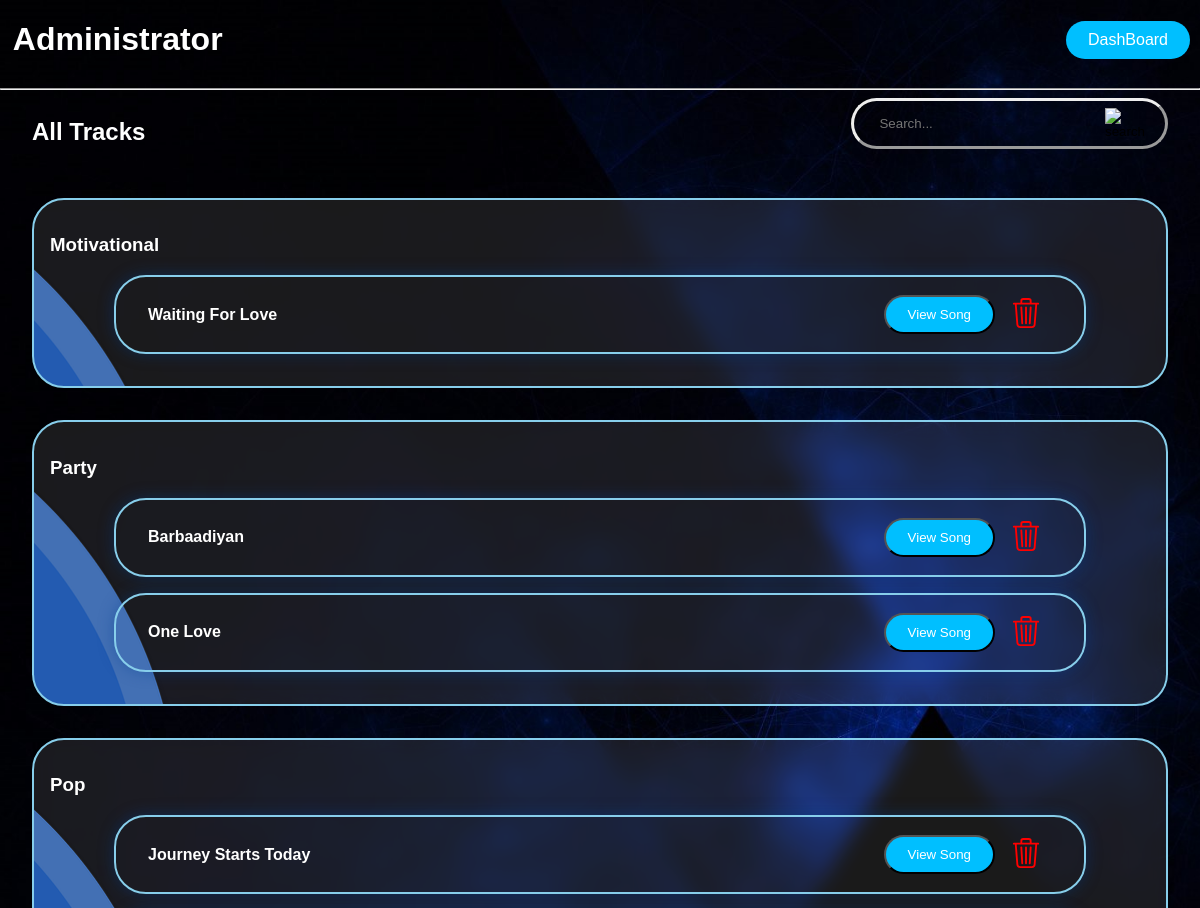
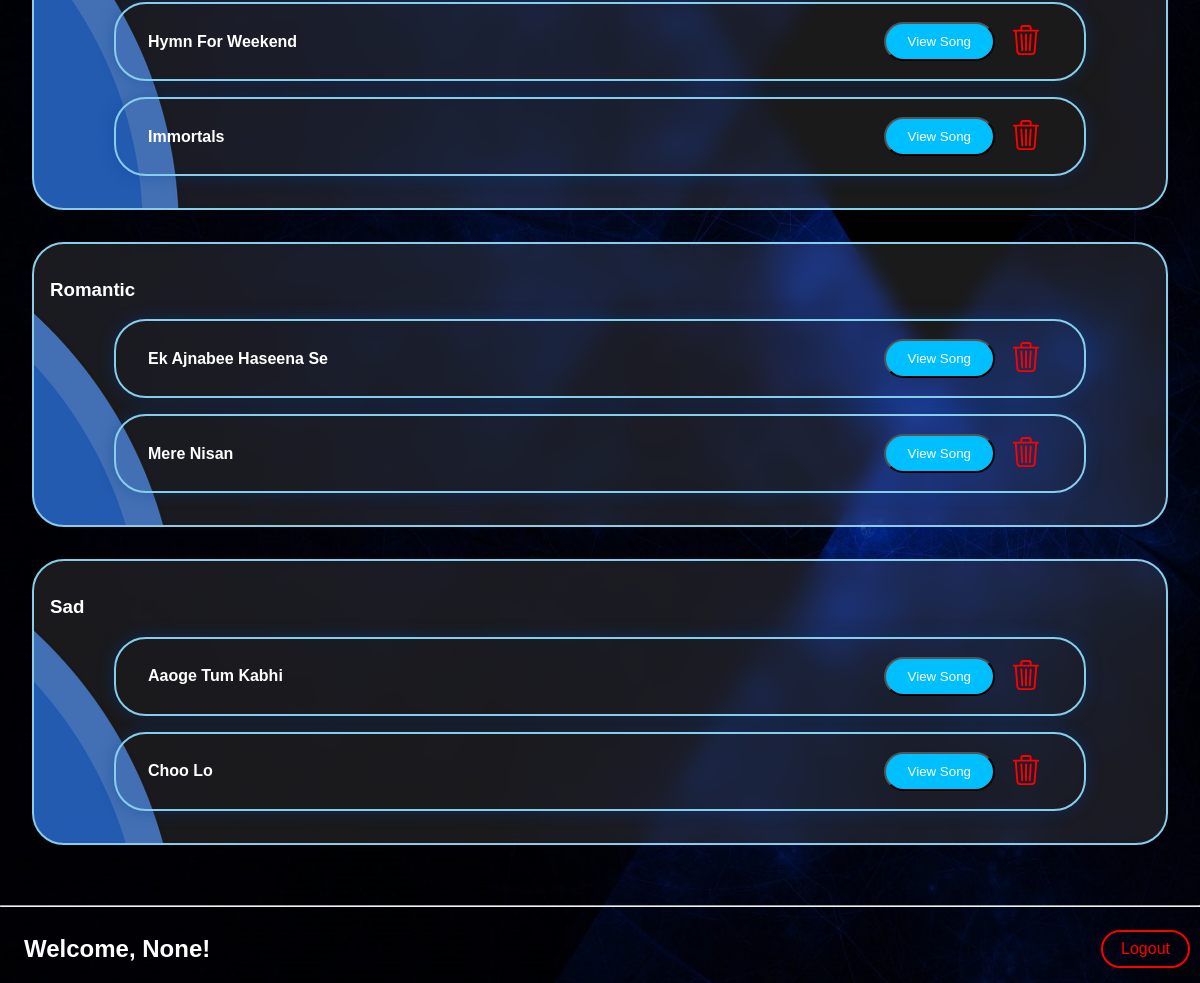
Screenshot of /admin_tracks with the database file from the repository (2 pictures, top to bottom).
### tables this page shows
CREATE TABLE "song" (
	"sid"	INTEGER,
	"title"	text,
	"singer"	text,
	"date"	text,
	"lyrics"	text,
	"duration"	number,
	"genre"	text,
	"uploader"	text,
	PRIMARY KEY("sid" AUTOINCREMENT)
);

### app.py (the view)
@app.route('/admin_tracks', methods=['GET'])
def admin_tracks():
    con= get_db_connection()
    cur=con.cursor()
    cur.execute("select genre, count(*) from song group by genre")
    gen=cur.fetchall()
    cur.execute("select title, genre from song")
    song_nm=cur.fetchall()
    con.close()
    return render_template('admin_tracks.html', genre=gen, songs=song_nm, nm=session.get('name'))

### model.py (called while the page is built)
def get_db_connection():
    conn = sqlite3.connect('database.db')
    conn.row_factory = sqlite3.Row
    return conn

### templates/admin_tracks.html (shortened to what this page needs)
<!DOCTYPE html>
<html lang="en">
<head>
    <link rel="stylesheet" href="{{ url_for('static', filename='style.css') }}">
</head>
<body>
    <header>
        <h1>Administrator</h1>
        <div class="button">
            <a id="button1" onclick="goBack()">DashBoard</a>
        </div>
    </header>
    <hr>
    <div class="admin_tracks">
        <div class="row1">
            <h2>All Tracks</h2>
            <div class="sbox" >
                <form action="/app/search" method="post" autocomplete="off">
                    <input type="text" title="search" name="search" placeholder="Search..." required>
                    <button type="submit"><img src="{{ url_for('static', filename='search.svg') }}" alt="search"></button>
                </form>
            </div>
        </div>
    {% for gen in genre %}
    <div class="carddesign row">
        <h3>{{ gen[0] }}</h3>
        {% for song in songs %}
            {% if song.genre == gen[0]%}
                <div class="item" style="padding: 0.5em 2em;">
                    <h4>{{song[0]}}</h4>
                    <form action="/app/{{song[0]}}" method="post"><button id="button1" >View Song</button></form>
                    <form action="{{ url_for('delete_track', sng=song[0]) }}" method="POST"><button type="submit" style="background: none;border:none;cursor: pointer;margin-right: 5px;"><img src="{{url_for('static', filename='delete.svg')}}" alt="del"></button></form>
                </div>
            {% endif %}
        {% endfor %}
    </div>
    {% endfor %}
    <hr style="margin-top: 5%;">
    <header>
        <h2 style="margin-left: 1em;">Welcome, {{ nm }}!</h2>
        <a id="button2" href="{{ url_for('logout') }}" style="color: var(--danger);border: 2px solid var(--danger);">Logout</a>
    </header>
</body>
</html>

### static/style.css (style rules this page uses)
:root { --back-color:#121B25; --button-text-color:skyblue; --button-color:deepskyblue; --text-color:white; --danger:red; }
body { background-image: url(background.jpg); background-repeat: no-repeat; background-position: center; background-size: cover; font-family: Arial, sans-serif; min-height: 100vh; margin: 0; padding:0; }
h3,p,h1, h1 a,h2,h4,label { color: var(--text-color); }
.sbox { display:flex; border-radius: 2rem; border-style: outset; align-items: center; justify-content: space-between; width: auto; height: 45px; }
.sbox input { color: var(--text-color); padding: 0.94em; text-align: left; width: 100%; background: none; margin-left:1em; border: none; }
.sbox form { display: contents; }
.sbox button { background: none; border:none; border:none; cursor: pointer; padding: 1.5em; }
.carddesign { background: url(cardpattern.png) rgba(255, 255, 255,0.1); background-position: -51em -7em; background-repeat: no-repeat; backdrop-filter: blur(10px); }
#button1 { background-color: var(--button-color); color: var(--text-color); padding: 10px 22px; cursor: pointer; margin: 10px; border-radius: 2em; text-decoration: none; }
#button2 { color: var(--button-text-color); background: none; padding: 8px 18px; cursor: pointer; margin: 10px; border-radius: 2em; border: 2px solid var(--button-color); text-decoration: none; }
header { display: flex; align-items: center; justify-content: space-between; }
h1 { padding: 0 0.4em; }
.button { display: flex; align-items: center; justify-content: center; }
.admin_tracks .row1 { display: flex; justify-content: space-between; margin: 0 2em; }
.admin_tracks .row { border: 2px solid var(--button-text-color); border-radius: 2em; margin: 2em; padding: 1em; align-items: center; }
.admin_tracks .row .item { display: flex; color: var(--text-color); align-items: center; margin: 1em 4em; padding: 1.5em 2em; justify-content: space-between; box-shadow: 0 0 1em rgba(3, 62, 145, 0.4); border: 2px solid var(--button-text-color); border-radius: 2em; }
.admin_tracks .row .item h4 { margin:0 auto 0 0; }

### rows the page displays
song: title "Waiting For Love"
song: title "Barbaadiyan"
song: title "One Love"
song: title "Journey Starts Today"
song: title "Hymn For Weekend"
song: title "Immortals"
song: title "Ek Ajnabee Haseena Se"
song: title "Mere Nisan"
song: title "Aaoge Tum Kabhi"
song: title "Choo Lo"

### other values shown
{{ gen[0] }} "Motivational" "Party" "Pop" "Romantic" "Sad"
{{ nm }} "None"
